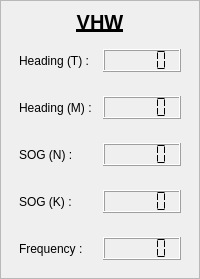
        <widget class="QFrame" name="horizontalFrame_vhw">
         <property name="frameShape">
          <enum>QFrame::Shape::StyledPanel</enum>
         </property>
         <layout class="QVBoxLayout" name="verticalLayout_30">
          <property name="leftMargin">
           <number>9</number>
          </property>
          <property name="topMargin">
           <number>9</number>
          </property>
          <property name="rightMargin">
           <number>9</number>
          </property>
          <property name="bottomMargin">
           <number>9</number>
          </property>
          <item>
           <widget class="QLabel" name="label_74">
            <property name="sizePolicy">
             <sizepolicy hsizetype="Preferred" vsizetype="Maximum">
              <horstretch>0</horstretch>
              <verstretch>0</verstretch>
             </sizepolicy>
            </property>
            <property name="font">
             <font>
              <pointsize>15</pointsize>
              <bold>true</bold>
              <underline>true</underline>
             </font>
            </property>
            <property name="text">
             <string notr="true">VHW</string>
            </property>
            <property name="alignment">
             <set>Qt::AlignmentFlag::AlignCenter</set>
            </property>
           </widget>
          </item>
          <item>
           <layout class="QHBoxLayout" name="horizontalLayout_54">
            <property name="leftMargin">
             <number>9</number>
            </property>
            <property name="topMargin">
             <number>9</number>
            </property>
            <property name="rightMargin">
             <number>9</number>
            </property>
            <property name="bottomMargin">
             <number>9</number>
            </property>
            <item>
             <widget class="QLabel" name="label_79">
              <property name="text">
               <string>Heading (T) :</string>
              </property>
             </widget>
            </item>
            <item>
             <widget class="QLCDNumber" name="lcdNumber_heading_true_vhw">
              <property name="sizePolicy">
               <sizepolicy hsizetype="Minimum" vsizetype="Maximum">
                <horstretch>0</horstretch>
                <verstretch>0</verstretch>
               </sizepolicy>
              </property>
              <property name="segmentStyle">
               <enum>QLCDNumber::SegmentStyle::Flat</enum>
              </property>
             </widget>
            </item>
           </layout>
          </item>
          <item>
           <layout class="QHBoxLayout" name="horizontalLayout_58">
            <property name="leftMargin">
             <number>9</number>
            </property>
            <property name="topMargin">
             <number>9</number>
            </property>
            <property name="rightMargin">
             <number>9</number>
            </property>
            <property name="bottomMargin">
             <number>9</number>
            </property>
            <item>
             <widget class="QLabel" name="label_80">
              <property name="text">
               <string>Heading (M) :</string>
              </property>
             </widget>
            </item>
            <item>
             <widget class="QLCDNumber" name="lcdNumber_heading_mag_vhw">
              <property name="sizePolicy">
               <sizepolicy hsizetype="Minimum" vsizetype="Maximum">
                <horstretch>0</horstretch>
                <verstretch>0</verstretch>
               </sizepolicy>
              </property>
              <property name="digitCount">
               <number>5</number>
              </property>
              <property name="segmentStyle">
               <enum>QLCDNumber::SegmentStyle::Flat</enum>
              </property>
             </widget>
            </item>
           </layout>
          </item>
          <item>
           <layout class="QHBoxLayout" name="horizontalLayout_63">
            <property name="leftMargin">
             <number>9</number>
            </property>
            <property name="topMargin">
             <number>9</number>
            </property>
            <property name="rightMargin">
             <number>9</number>
            </property>
            <property name="bottomMargin">
             <number>9</number>
            </property>
            <item>
             <widget class="QLabel" name="label_83">
              <property name="text">
               <string notr="true">SOG (N) :</string>
              </property>
             </widget>
            </item>
            <item>
             <widget class="QLCDNumber" name="lcdNumber_speed_knot_vhw">
              <property name="sizePolicy">
               <sizepolicy hsizetype="Minimum" vsizetype="Maximum">
                <horstretch>0</horstretch>
                <verstretch>0</verstretch>
               </sizepolicy>
              </property>
              <property name="segmentStyle">
               <enum>QLCDNumber::SegmentStyle::Flat</enum>
              </property>
             </widget>
            </item>
           </layout>
          </item>
          <item>
           <layout class="QHBoxLayout" name="horizontalLayout_64">
            <property name="leftMargin">
             <number>9</number>
            </property>
            <property name="topMargin">
             <number>9</number>
            </property>
            <property name="rightMargin">
             <number>9</number>
            </property>
            <property name="bottomMargin">
             <number>9</number>
            </property>
            <item>
             <widget class="QLabel" name="label_84">
              <property name="text">
               <string notr="true">SOG (K) :</string>
              </property>
             </widget>
            </item>
            <item>
             <widget class="QLCDNumber" name="lcdNumber_speed_kmh_vhw">
              <property name="sizePolicy">
               <sizepolicy hsizetype="Minimum" vsizetype="Maximum">
                <horstretch>0</horstretch>
                <verstretch>0</verstretch>
               </sizepolicy>
              </property>
              <property name="segmentStyle">
               <enum>QLCDNumber::SegmentStyle::Flat</enum>
              </property>
             </widget>
            </item>
           </layout>
          </item>
          <item>
           <layout class="QHBoxLayout" name="horizontalLayout_67">
            <property name="leftMargin">
             <number>9</number>
            </property>
            <property name="topMargin">
             <number>9</number>
            </property>
            <property name="rightMargin">
             <number>9</number>
            </property>
            <property name="bottomMargin">
             <number>9</number>
            </property>
            <item>
             <widget class="QLabel" name="label_85">
              <property name="text">
               <string>Frequency :</string>
              </property>
             </widget>
            </item>
            <item>
             <widget class="QLCDNumber" name="lcdNumber_frequency_vhw">
              <property name="sizePolicy">
               <sizepolicy hsizetype="Minimum" vsizetype="Maximum">
                <horstretch>0</horstretch>
                <verstretch>0</verstretch>
               </sizepolicy>
              </property>
              <property name="frameShadow">
               <enum>QFrame::Shadow::Raised</enum>
              </property>
              <property name="smallDecimalPoint">
               <bool>false</bool>
              </property>
              <property name="digitCount">
               <number>5</number>
              </property>
              <property name="segmentStyle">
               <enum>QLCDNumber::SegmentStyle::Flat</enum>
              </property>
             </widget>
            </item>
           </layout>
          </item>
         </layout>
        </widget>
